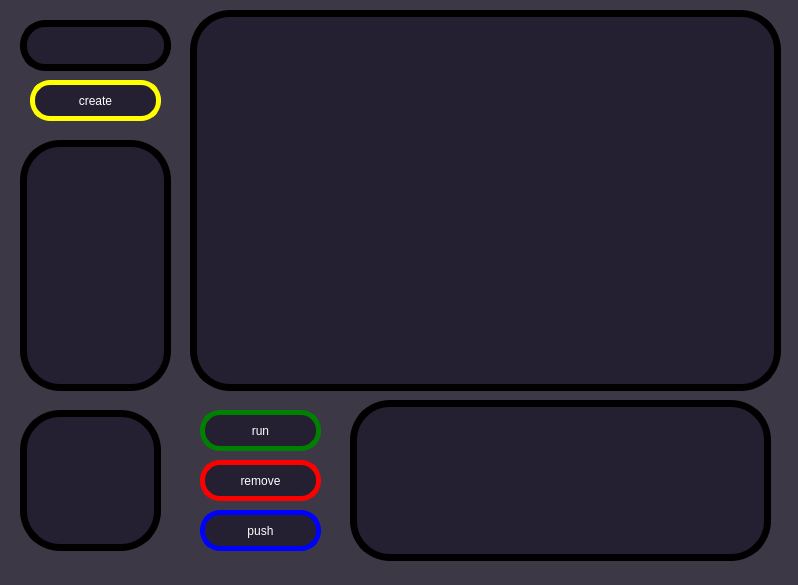
<?xml version="1.0" encoding="UTF-8"?>
<ui version="4.0">
 <class>MainWindow</class>
 <widget class="QMainWindow" name="MainWindow">
  <property name="geometry">
   <rect>
    <x>0</x>
    <y>0</y>
    <width>798</width>
    <height>585</height>
   </rect>
  </property>
  <property name="windowTitle">
   <string>MainWindow</string>
  </property>
  <property name="styleSheet">
   <string notr="true">background-color: rgb(61, 56, 70);
</string>
  </property>
  <widget class="QWidget" name="centralwidget">
   <widget class="QPlainTextEdit" name="code_editor">
    <property name="geometry">
     <rect>
      <x>190</x>
      <y>10</y>
      <width>591</width>
      <height>381</height>
     </rect>
    </property>
    <property name="styleSheet">
     <string notr="true">color: white;
background-color: rgb(36, 31, 49);
border-radius: 40px;
font: 75 14pt &quot;Dyuthi&quot;;
border: 7px solid black;</string>
    </property>
    <property name="plainText">
     <string/>
    </property>
   </widget>
   <widget class="QListWidget" name="file_list">
    <property name="geometry">
     <rect>
      <x>20</x>
      <y>140</y>
      <width>151</width>
      <height>251</height>
     </rect>
    </property>
    <property name="styleSheet">
     <string notr="true">background-color: rgb(36, 31, 49);
border-radius: 40px;
color: white;
font: 75 15pt &quot;Dyuthi&quot;;
border: 7px solid black;</string>
    </property>
   </widget>
   <widget class="QPushButton" name="push_button">
    <property name="geometry">
     <rect>
      <x>200</x>
      <y>510</y>
      <width>121</width>
      <height>41</height>
     </rect>
    </property>
    <property name="styleSheet">
     <string notr="true">color: white;
background-color: rgb(36, 31, 49);
font: 75 20pt &quot;Dyuthi&quot;;
border-radius: 20px;
border: 5px solid blue;
</string>
    </property>
    <property name="text">
     <string>push</string>
    </property>
   </widget>
   <widget class="QPushButton" name="run_button">
    <property name="geometry">
     <rect>
      <x>200</x>
      <y>410</y>
      <width>121</width>
      <height>41</height>
     </rect>
    </property>
    <property name="styleSheet">
     <string notr="true">color: white;
background-color: rgb(36, 31, 49);
font: 75 20pt &quot;Dyuthi&quot;;
border: 5px solid green;
border-radius: 20px;
</string>
    </property>
    <property name="text">
     <string>run</string>
    </property>
   </widget>
   <widget class="QPlainTextEdit" name="inputs">
    <property name="geometry">
     <rect>
      <x>20</x>
      <y>410</y>
      <width>141</width>
      <height>141</height>
     </rect>
    </property>
    <property name="styleSheet">
     <string notr="true">color: white;
background-color: rgb(36, 31, 49);
border-radius: 40px;
font: 75 13pt &quot;Dyuthi&quot;;
border: 7px solid black;</string>
    </property>
    <property name="plainText">
     <string/>
    </property>
   </widget>
   <widget class="QPushButton" name="create_button">
    <property name="geometry">
     <rect>
      <x>30</x>
      <y>80</y>
      <width>131</width>
      <height>41</height>
     </rect>
    </property>
    <property name="styleSheet">
     <string notr="true">color: white;
background-color: rgb(36, 31, 49);
font: 75 20pt &quot;Dyuthi&quot;;
border-radius: 20px;
border: 5px solid yellow;
</string>
    </property>
    <property name="text">
     <string>create</string>
    </property>
   </widget>
   <widget class="QPlainTextEdit" name="file_edit">
    <property name="geometry">
     <rect>
      <x>20</x>
      <y>20</y>
      <width>151</width>
      <height>51</height>
     </rect>
    </property>
    <property name="styleSheet">
     <string notr="true">background-color: rgb(36, 31, 49);
border-radius: 25px;
color: white;
font: 75 15pt &quot;Dyuthi&quot;;
border: 7px solid black;
</string>
    </property>
    <property name="plainText">
     <string/>
    </property>
   </widget>
   <widget class="QPushButton" name="remove_button">
    <property name="geometry">
     <rect>
      <x>200</x>
      <y>460</y>
      <width>121</width>
      <height>41</height>
     </rect>
    </property>
    <property name="styleSheet">
     <string notr="true">color: white;
background-color: rgb(36, 31, 49);
font: 75 20pt &quot;Dyuthi&quot;;
border-radius: 20px;
border: 5px solid red;
</string>
    </property>
    <property name="text">
     <string>remove</string>
    </property>
   </widget>
   <widget class="QPlainTextEdit" name="result">
    <property name="geometry">
     <rect>
      <x>350</x>
      <y>400</y>
      <width>421</width>
      <height>161</height>
     </rect>
    </property>
    <property name="styleSheet">
     <string notr="true">color: white;
background-color: rgb(36, 31, 49);
border-radius: 40px;
font: 75 14pt &quot;Dyuthi&quot;;
border: 7px solid black;</string>
    </property>
    <property name="plainText">
     <string/>
    </property>
   </widget>
  </widget>
  <widget class="QStatusBar" name="statusbar"/>
 </widget>
 <resources/>
 <connections/>
</ui>
